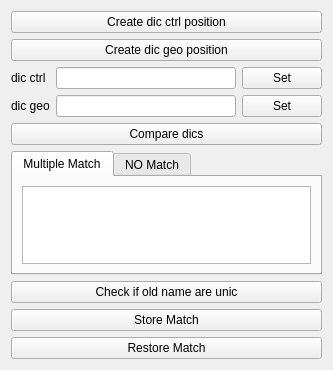
<?xml version="1.0" encoding="UTF-8"?>
<ui version="4.0">
 <class>Form</class>
 <widget class="QWidget" name="Form">
  <property name="geometry">
   <rect>
    <x>0</x>
    <y>0</y>
    <width>333</width>
    <height>370</height>
   </rect>
  </property>
  <property name="windowTitle">
   <string>Form</string>
  </property>
  <layout class="QVBoxLayout" name="verticalLayout">
   <item>
    <widget class="QPushButton" name="btn_crt_dic_ctrl_pos">
     <property name="text">
      <string>Create dic ctrl position</string>
     </property>
    </widget>
   </item>
   <item>
    <widget class="QPushButton" name="btn_crt_dic_geo_pos">
     <property name="text">
      <string>Create dic geo position</string>
     </property>
    </widget>
   </item>
   <item>
    <layout class="QGridLayout" name="gridLayout">
     <item row="1" column="0">
      <widget class="QLabel" name="label_2">
       <property name="text">
        <string>dic geo</string>
       </property>
      </widget>
     </item>
     <item row="1" column="1">
      <widget class="QLineEdit" name="line_dic_geo"/>
     </item>
     <item row="0" column="1">
      <widget class="QLineEdit" name="line_dic_ctrl"/>
     </item>
     <item row="0" column="0">
      <widget class="QLabel" name="label">
       <property name="text">
        <string>dic ctrl</string>
       </property>
      </widget>
     </item>
     <item row="0" column="2">
      <widget class="QPushButton" name="btn_set_dic_ctrl">
       <property name="text">
        <string>Set</string>
       </property>
      </widget>
     </item>
     <item row="1" column="2">
      <widget class="QPushButton" name="btn_set_dic_geo">
       <property name="text">
        <string>Set</string>
       </property>
      </widget>
     </item>
    </layout>
   </item>
   <item>
    <widget class="QPushButton" name="btn_compare">
     <property name="text">
      <string>Compare dics</string>
     </property>
    </widget>
   </item>
   <item>
    <widget class="QTabWidget" name="tabWidget">
     <property name="currentIndex">
      <number>0</number>
     </property>
     <widget class="QWidget" name="tab">
      <attribute name="title">
       <string>Multiple Match</string>
      </attribute>
      <layout class="QVBoxLayout" name="verticalLayout_3">
       <item>
        <widget class="QListWidget" name="ls_manual"/>
       </item>
      </layout>
     </widget>
     <widget class="QWidget" name="tab_2">
      <attribute name="title">
       <string>NO Match</string>
      </attribute>
      <layout class="QVBoxLayout" name="verticalLayout_2">
       <item>
        <widget class="QListWidget" name="ls_error"/>
       </item>
      </layout>
     </widget>
    </widget>
   </item>
   <item>
    <widget class="QPushButton" name="btn_unic_old_name">
     <property name="text">
      <string>Check if old name are unic</string>
     </property>
    </widget>
   </item>
   <item>
    <widget class="QPushButton" name="btn_store_match">
     <property name="text">
      <string>Store Match</string>
     </property>
    </widget>
   </item>
   <item>
    <widget class="QPushButton" name="btn_restore_match">
     <property name="text">
      <string>Restore Match</string>
     </property>
    </widget>
   </item>
  </layout>
 </widget>
 <resources/>
 <connections/>
</ui>
